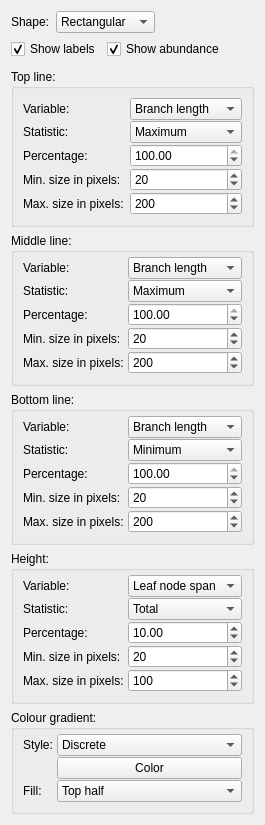
           <widget class="QWidget" name="pageCollapsedNodeProp">
            <property name="geometry">
             <rect>
              <x>0</x>
              <y>0</y>
              <width>236</width>
              <height>743</height>
             </rect>
            </property>
            <attribute name="icon">
             <iconset resource="gui.qrc">
              <normaloff>:/icons/icons/collapse.png</normaloff>:/icons/icons/collapse.png</iconset>
            </attribute>
            <attribute name="label">
             <string>Collapsed node properties</string>
            </attribute>
            <attribute name="toolTip">
             <string>Set visual properties of collapsed nodes</string>
            </attribute>
            <layout class="QVBoxLayout" name="verticalLayout_8">
             <item>
              <layout class="QHBoxLayout" name="horizontalLayout_23">
               <property name="bottomMargin">
                <number>0</number>
               </property>
               <item>
                <widget class="QLabel" name="label_22">
                 <property name="text">
                  <string>Shape:</string>
                 </property>
                </widget>
               </item>
               <item>
                <widget class="QComboBox" name="cboPhylogenyCollapsedNodeShape">
                 <property name="sizePolicy">
                  <sizepolicy hsizetype="Expanding" vsizetype="Fixed">
                   <horstretch>0</horstretch>
                   <verstretch>0</verstretch>
                  </sizepolicy>
                 </property>
                 <property name="currentIndex">
                  <number>0</number>
                 </property>
                 <item>
                  <property name="text">
                   <string>Rectangular</string>
                  </property>
                 </item>
                 <item>
                  <property name="text">
                   <string>Triangular</string>
                  </property>
                 </item>
                </widget>
               </item>
               <item>
                <spacer name="horizontalSpacer_12">
                 <property name="orientation">
                  <enum>Qt::Horizontal</enum>
                 </property>
                 <property name="sizeHint" stdset="0">
                  <size>
                   <width>40</width>
                   <height>20</height>
                  </size>
                 </property>
                </spacer>
               </item>
              </layout>
             </item>
             <item>
              <layout class="QHBoxLayout" name="horizontalLayout_24">
               <property name="bottomMargin">
                <number>4</number>
               </property>
               <item>
                <widget class="QCheckBox" name="chkPhylogenyCollapsedShowLabels">
                 <property name="text">
                  <string>Show labels</string>
                 </property>
                 <property name="checked">
                  <bool>true</bool>
                 </property>
                </widget>
               </item>
               <item>
                <widget class="QCheckBox" name="chkPhylogenyAbundanceInLabel">
                 <property name="text">
                  <string>Show abundance</string>
                 </property>
                 <property name="checked">
                  <bool>true</bool>
                 </property>
                </widget>
               </item>
               <item>
                <spacer name="horizontalSpacer_11">
                 <property name="orientation">
                  <enum>Qt::Horizontal</enum>
                 </property>
                 <property name="sizeHint" stdset="0">
                  <size>
                   <width>40</width>
                   <height>20</height>
                  </size>
                 </property>
                </spacer>
               </item>
              </layout>
             </item>
             <item>
              <widget class="QGroupBox" name="groupBox">
               <property name="title">
                <string>Top line:</string>
               </property>
               <property name="flat">
                <bool>true</bool>
               </property>
               <layout class="QVBoxLayout" name="verticalLayout_17">
                <item>
                 <layout class="QFormLayout" name="formLayout">
                  <property name="verticalSpacing">
                   <number>1</number>
                  </property>
                  <item row="0" column="0">
                   <widget class="QLabel" name="label_23">
                    <property name="text">
                     <string>Variable:</string>
                    </property>
                   </widget>
                  </item>
                  <item row="0" column="1">
                   <widget class="QComboBox" name="cboPhylogenyVariableTL">
                    <property name="currentIndex">
                     <number>1</number>
                    </property>
                    <item>
                     <property name="text">
                      <string>Abundance</string>
                     </property>
                    </item>
                    <item>
                     <property name="text">
                      <string>Branch length</string>
                     </property>
                    </item>
                    <item>
                     <property name="text">
                      <string>Fixed</string>
                     </property>
                    </item>
                   </widget>
                  </item>
                  <item row="1" column="0">
                   <widget class="QLabel" name="label_24">
                    <property name="text">
                     <string>Statistic:</string>
                    </property>
                   </widget>
                  </item>
                  <item row="1" column="1">
                   <widget class="QComboBox" name="cboPhylogenyStatisticTL">
                    <item>
                     <property name="text">
                      <string>Maximum</string>
                     </property>
                    </item>
                    <item>
                     <property name="text">
                      <string>Minimum</string>
                     </property>
                    </item>
                    <item>
                     <property name="text">
                      <string>Mean</string>
                     </property>
                    </item>
                    <item>
                     <property name="text">
                      <string>Median</string>
                     </property>
                    </item>
                    <item>
                     <property name="text">
                      <string>Total</string>
                     </property>
                    </item>
                   </widget>
                  </item>
                  <item row="2" column="0">
                   <widget class="QLabel" name="lblPhylogenyFactorLabelTL">
                    <property name="text">
                     <string>Percentage:</string>
                    </property>
                   </widget>
                  </item>
                  <item row="3" column="0">
                   <widget class="QLabel" name="lblPhylogenyMinTL">
                    <property name="text">
                     <string>Min. size in pixels:</string>
                    </property>
                   </widget>
                  </item>
                  <item row="3" column="1">
                   <widget class="QSpinBox" name="spinPhylogenyMinTL">
                    <property name="accelerated">
                     <bool>false</bool>
                    </property>
                    <property name="minimum">
                     <number>0</number>
                    </property>
                    <property name="maximum">
                     <number>1000</number>
                    </property>
                    <property name="value">
                     <number>20</number>
                    </property>
                   </widget>
                  </item>
                  <item row="4" column="0">
                   <widget class="QLabel" name="lblPhylogenyMaxTL">
                    <property name="text">
                     <string>Max. size in pixels:</string>
                    </property>
                   </widget>
                  </item>
                  <item row="4" column="1">
                   <widget class="QSpinBox" name="spinPhylogenyMaxTL">
                    <property name="accelerated">
                     <bool>false</bool>
                    </property>
                    <property name="minimum">
                     <number>0</number>
                    </property>
                    <property name="maximum">
                     <number>10000</number>
                    </property>
                    <property name="value">
                     <number>200</number>
                    </property>
                   </widget>
                  </item>
                  <item row="2" column="1">
                   <widget class="QDoubleSpinBox" name="spinPhylogenyFactorTL">
                    <property name="accelerated">
                     <bool>false</bool>
                    </property>
                    <property name="maximum">
                     <double>100.000000000000000</double>
                    </property>
                    <property name="value">
                     <double>100.000000000000000</double>
                    </property>
                   </widget>
                  </item>
                 </layout>
                </item>
               </layout>
              </widget>
             </item>
             <item>
              <widget class="QGroupBox" name="groupBox_2">
               <property name="title">
                <string>Middle line:</string>
               </property>
               <property name="flat">
                <bool>true</bool>
               </property>
               <property name="checkable">
                <bool>false</bool>
               </property>
               <layout class="QVBoxLayout" name="verticalLayout_13">
                <property name="spacing">
                 <number>4</number>
                </property>
                <property name="topMargin">
                 <number>4</number>
                </property>
                <item>
                 <layout class="QFormLayout" name="formLayout_8">
                  <property name="verticalSpacing">
                   <number>1</number>
                  </property>
                  <item row="0" column="0">
                   <widget class="QLabel" name="label_27">
                    <property name="text">
                     <string>Variable:</string>
                    </property>
                   </widget>
                  </item>
                  <item row="0" column="1">
                   <widget class="QComboBox" name="cboPhylogenyVariableML">
                    <property name="currentIndex">
                     <number>1</number>
                    </property>
                    <item>
                     <property name="text">
                      <string>Abundance</string>
                     </property>
                    </item>
                    <item>
                     <property name="text">
                      <string>Branch length</string>
                     </property>
                    </item>
                    <item>
                     <property name="text">
                      <string>Fixed</string>
                     </property>
                    </item>
                    <item>
                     <property name="text">
                      <string>None</string>
                     </property>
                    </item>
                   </widget>
                  </item>
                  <item row="1" column="0">
                   <widget class="QLabel" name="label_28">
                    <property name="text">
                     <string>Statistic:</string>
                    </property>
                   </widget>
                  </item>
                  <item row="1" column="1">
                   <widget class="QComboBox" name="cboPhylogenyStatisticML">
                    <property name="currentIndex">
                     <number>0</number>
                    </property>
                    <item>
                     <property name="text">
                      <string>Maximum</string>
                     </property>
                    </item>
                    <item>
                     <property name="text">
                      <string>Minimum</string>
                     </property>
                    </item>
                    <item>
                     <property name="text">
                      <string>Mean</string>
                     </property>
                    </item>
                    <item>
                     <property name="text">
                      <string>Median</string>
                     </property>
                    </item>
                    <item>
                     <property name="text">
                      <string>Total</string>
                     </property>
                    </item>
                   </widget>
                  </item>
                  <item row="2" column="0">
                   <widget class="QLabel" name="lblPhylogenyFactorLabelML">
                    <property name="text">
                     <string>Percentage:</string>
                    </property>
                   </widget>
                  </item>
                  <item row="3" column="0">
                   <widget class="QLabel" name="lblPhylogenyMinTL_2">
                    <property name="text">
                     <string>Min. size in pixels:</string>
                    </property>
                   </widget>
                  </item>
                  <item row="3" column="1">
                   <widget class="QSpinBox" name="spinPhylogenyMinML">
                    <property name="minimum">
                     <number>0</number>
                    </property>
                    <property name="maximum">
                     <number>1000</number>
                    </property>
                    <property name="value">
                     <number>20</number>
                    </property>
                   </widget>
                  </item>
                  <item row="4" column="0">
                   <widget class="QLabel" name="lblPhylogenyMaxTL_2">
                    <property name="text">
                     <string>Max. size in pixels:</string>
                    </property>
                   </widget>
                  </item>
                  <item row="4" column="1">
                   <widget class="QSpinBox" name="spinPhylogenyMaxML">
                    <property name="minimum">
                     <number>0</number>
                    </property>
                    <property name="maximum">
                     <number>10000</number>
                    </property>
                    <property name="value">
                     <number>200</number>
                    </property>
                   </widget>
                  </item>
                  <item row="2" column="1">
                   <widget class="QDoubleSpinBox" name="spinPhylogenyFactorML">
                    <property name="maximum">
                     <double>100.000000000000000</double>
                    </property>
                    <property name="value">
                     <double>100.000000000000000</double>
                    </property>
                   </widget>
                  </item>
                 </layout>
                </item>
               </layout>
              </widget>
             </item>
             <item>
              <widget class="QGroupBox" name="groupBox_3">
               <property name="title">
                <string>Bottom line:</string>
               </property>
               <property name="flat">
                <bool>true</bool>
               </property>
               <property name="checkable">
                <bool>false</bool>
               </property>
               <layout class="QVBoxLayout" name="verticalLayout_14">
                <property name="spacing">
                 <number>4</number>
                </property>
                <property name="topMargin">
                 <number>4</number>
                </property>
                <item>
                 <layout class="QFormLayout" name="formLayout_9">
                  <property name="verticalSpacing">
                   <number>1</number>
                  </property>
                  <item row="0" column="0">
                   <widget class="QLabel" name="label_29">
                    <property name="text">
                     <string>Variable:</string>
                    </property>
                   </widget>
                  </item>
                  <item row="0" column="1">
                   <widget class="QComboBox" name="cboPhylogenyVariableBL">
                    <property name="currentIndex">
                     <number>1</number>
                    </property>
                    <item>
                     <property name="text">
                      <string>Abundance</string>
                     </property>
                    </item>
                    <item>
                     <property name="text">
                      <string>Branch length</string>
                     </property>
                    </item>
                    <item>
                     <property name="text">
                      <string>Fixed</string>
                     </property>
                    </item>
                   </widget>
                  </item>
                  <item row="1" column="0">
                   <widget class="QLabel" name="label_30">
                    <property name="text">
                     <string>Statistic:</string>
                    </property>
                   </widget>
                  </item>
                  <item row="1" column="1">
                   <widget class="QComboBox" name="cboPhylogenyStatisticBL">
                    <property name="currentIndex">
                     <number>1</number>
                    </property>
                    <item>
                     <property name="text">
                      <string>Maximum</string>
                     </property>
                    </item>
                    <item>
                     <property name="text">
                      <string>Minimum</string>
                     </property>
                    </item>
                    <item>
                     <property name="text">
                      <string>Mean</string>
                     </property>
                    </item>
                    <item>
                     <property name="text">
                      <string>Median</string>
                     </property>
                    </item>
                    <item>
                     <property name="text">
                      <string>Total</string>
                     </property>
                    </item>
                   </widget>
                  </item>
                  <item row="2" column="0">
                   <widget class="QLabel" name="lblPhylogenyFactorLabelBL">
                    <property name="text">
                     <string>Percentage:</string>
                    </property>
                   </widget>
                  </item>
                  <item row="3" column="0">
                   <widget class="QLabel" name="lblPhylogenyMinTL_3">
                    <property name="text">
                     <string>Min. size in pixels:</string>
                    </property>
                   </widget>
                  </item>
                  <item row="3" column="1">
                   <widget class="QSpinBox" name="spinPhylogenyMinBL">
                    <property name="minimum">
                     <number>0</number>
                    </property>
                    <property name="maximum">
                     <number>1000</number>
                    </property>
                    <property name="value">
                     <number>20</number>
                    </property>
                   </widget>
                  </item>
                  <item row="4" column="0">
                   <widget class="QLabel" name="lblPhylogenyMaxTL_3">
                    <property name="text">
                     <string>Max. size in pixels:</string>
                    </property>
                   </widget>
                  </item>
                  <item row="4" column="1">
                   <widget class="QSpinBox" name="spinPhylogenyMaxBL">
                    <property name="minimum">
                     <number>0</number>
                    </property>
                    <property name="maximum">
                     <number>10000</number>
                    </property>
                    <property name="value">
                     <number>200</number>
                    </property>
                   </widget>
                  </item>
                  <item row="2" column="1">
                   <widget class="QDoubleSpinBox" name="spinPhylogenyFactorBL">
                    <property name="maximum">
                     <double>100.000000000000000</double>
                    </property>
                    <property name="value">
                     <double>100.000000000000000</double>
                    </property>
                   </widget>
                  </item>
                 </layout>
                </item>
               </layout>
              </widget>
             </item>
             <item>
              <widget class="QGroupBox" name="groupBox_5">
               <property name="title">
                <string>Height:</string>
               </property>
               <property name="flat">
                <bool>true</bool>
               </property>
               <property name="checkable">
                <bool>false</bool>
               </property>
               <layout class="QVBoxLayout" name="verticalLayout_16">
                <property name="spacing">
                 <number>4</number>
                </property>
                <property name="topMargin">
                 <number>4</number>
                </property>
                <item>
                 <layout class="QFormLayout" name="formLayout_11">
                  <property name="verticalSpacing">
                   <number>1</number>
                  </property>
                  <item row="0" column="0">
                   <widget class="QLabel" name="label_33">
                    <property name="text">
                     <string>Variable:</string>
                    </property>
                   </widget>
                  </item>
                  <item row="0" column="1">
                   <widget class="QComboBox" name="cboPhylogenyVariableHeight">
                    <property name="currentIndex">
                     <number>3</number>
                    </property>
                    <item>
                     <property name="text">
                      <string>Abundance</string>
                     </property>
                    </item>
                    <item>
                     <property name="text">
                      <string>Branch length</string>
                     </property>
                    </item>
                    <item>
                     <property name="text">
                      <string>Fixed</string>
                     </property>
                    </item>
                    <item>
                     <property name="text">
                      <string>Leaf node span</string>
                     </property>
                    </item>
                    <item>
                     <property name="text">
                      <string>Size variable</string>
                     </property>
                    </item>
                   </widget>
                  </item>
                  <item row="1" column="0">
                   <widget class="QLabel" name="label_34">
                    <property name="text">
                     <string>Statistic:</string>
                    </property>
                   </widget>
                  </item>
                  <item row="1" column="1">
                   <widget class="QComboBox" name="cboPhylogenyStatisticHeight">
                    <property name="currentIndex">
                     <number>4</number>
                    </property>
                    <item>
                     <property name="text">
                      <string>Maximum</string>
                     </property>
                    </item>
                    <item>
                     <property name="text">
                      <string>Minimum</string>
                     </property>
                    </item>
                    <item>
                     <property name="text">
                      <string>Mean</string>
                     </property>
                    </item>
                    <item>
                     <property name="text">
                      <string>Median</string>
                     </property>
                    </item>
                    <item>
                     <property name="text">
                      <string>Total</string>
                     </property>
                    </item>
                   </widget>
                  </item>
                  <item row="2" column="0">
                   <widget class="QLabel" name="lblPhylogenyFactorLabelHeight">
                    <property name="text">
                     <string>Percentage:</string>
                    </property>
                   </widget>
                  </item>
                  <item row="3" column="0">
                   <widget class="QLabel" name="lblPhylogenyMinTL_4">
                    <property name="text">
                     <string>Min. size in pixels:</string>
                    </property>
                   </widget>
                  </item>
                  <item row="3" column="1">
                   <widget class="QSpinBox" name="spinPhylogenyMinHeight">
                    <property name="minimum">
                     <number>0</number>
                    </property>
                    <property name="maximum">
                     <number>100</number>
                    </property>
                    <property name="value">
                     <number>20</number>
                    </property>
                   </widget>
                  </item>
                  <item row="4" column="0">
                   <widget class="QLabel" name="lblPhylogenyMaxTL_4">
                    <property name="text">
                     <string>Max. size in pixels:</string>
                    </property>
                   </widget>
                  </item>
                  <item row="4" column="1">
                   <widget class="QSpinBox" name="spinPhylogenyMaxHeight">
                    <property name="minimum">
                     <number>0</number>
                    </property>
                    <property name="maximum">
                     <number>10000</number>
                    </property>
                    <property name="value">
                     <number>100</number>
                    </property>
                   </widget>
                  </item>
                  <item row="2" column="1">
                   <widget class="QDoubleSpinBox" name="spinPhylogenyFactorHeight">
                    <property name="maximum">
                     <double>100.000000000000000</double>
                    </property>
                    <property name="value">
                     <double>10.000000000000000</double>
                    </property>
                   </widget>
                  </item>
                 </layout>
                </item>
               </layout>
              </widget>
             </item>
             <item>
              <widget class="QGroupBox" name="groupBox_4">
               <property name="title">
                <string>Colour gradient:</string>
               </property>
               <property name="flat">
                <bool>true</bool>
               </property>
               <property name="checkable">
                <bool>false</bool>
               </property>
               <layout class="QVBoxLayout" name="verticalLayout_15">
                <property name="spacing">
                 <number>4</number>
                </property>
                <property name="topMargin">
                 <number>4</number>
                </property>
                <item>
                 <layout class="QFormLayout" name="formLayout_10">
                  <property name="fieldGrowthPolicy">
                   <enum>QFormLayout::AllNonFixedFieldsGrow</enum>
                  </property>
                  <property name="verticalSpacing">
                   <number>1</number>
                  </property>
                  <item row="0" column="0">
                   <widget class="QLabel" name="label_31">
                    <property name="text">
                     <string>Style:</string>
                    </property>
                   </widget>
                  </item>
                  <item row="0" column="1">
                   <widget class="QComboBox" name="cboPhylogenyGradientStyle">
                    <property name="currentIndex">
                     <number>1</number>
                    </property>
                    <item>
                     <property name="text">
                      <string>Continuous</string>
                     </property>
                    </item>
                    <item>
                     <property name="text">
                      <string>Discrete</string>
                     </property>
                    </item>
                    <item>
                     <property name="text">
                      <string>Single colour</string>
                     </property>
                    </item>
                   </widget>
                  </item>
                  <item row="2" column="0">
                   <widget class="QLabel" name="label_32">
                    <property name="text">
                     <string>Fill:</string>
                    </property>
                   </widget>
                  </item>
                  <item row="2" column="1">
                   <widget class="QComboBox" name="cboPhylogenyGradientFill">
                    <item>
                     <property name="text">
                      <string>Top half</string>
                     </property>
                    </item>
                    <item>
                     <property name="text">
                      <string>Full</string>
                     </property>
                    </item>
                   </widget>
                  </item>
                  <item row="1" column="1">
                   <widget class="QtColorPicker" name="btnPhylogenyGradientSingleColor">
                    <property name="text">
                     <string>Color</string>
                    </property>
                   </widget>
                  </item>
                 </layout>
                </item>
               </layout>
              </widget>
             </item>
             <item>
              <spacer name="verticalSpacer_6">
               <property name="orientation">
                <enum>Qt::Vertical</enum>
               </property>
               <property name="sizeHint" stdset="0">
                <size>
                 <width>20</width>
                 <height>40</height>
                </size>
               </property>
              </spacer>
             </item>
            </layout>
           </widget>
